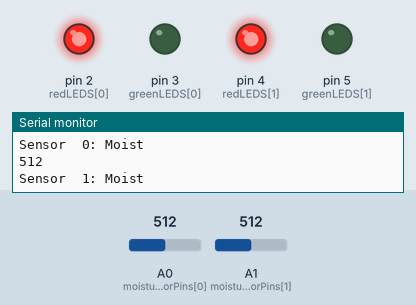
Simulated run of this sketch. Board: Arduino Uno, built with avr-gcc and run on an emulated ATmega328P. Shown: output pins drawn as LEDs (lit = HIGH), the last lines printed to the serial monitor. The test bench sets the inputs (shaded band); at power-on: A0 (moistureSensorPins[0]) = 512, A1 (moistureSensorPins[1]) = 512.

Above: at 1.3 s.
1.4 s: A0 (moistureSensorPins[0]) set to 473
2.9 s: A0 (moistureSensorPins[0]) set to 444
At 4.2 s:
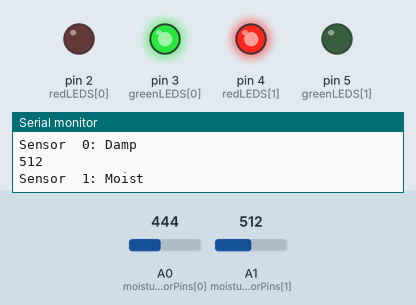
4.5 s: A1 (moistureSensorPins[1]) set to 469
6.0 s: A1 (moistureSensorPins[1]) set to 447
At 6.8 s:
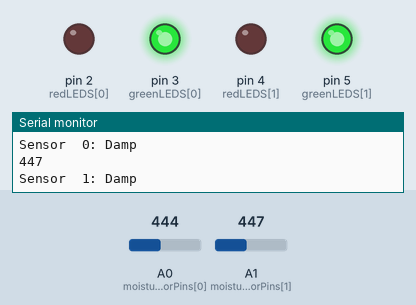
7.5 s: A0 (moistureSensorPins[0]) set to 716
At 8.0 s:
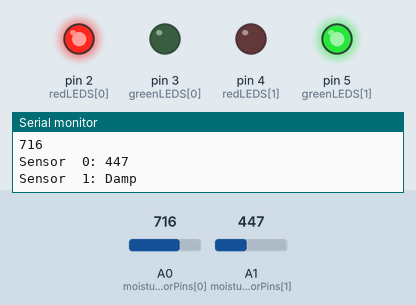
9.0 s: A0 (moistureSensorPins[0]) set to 122
At 9.3 s:
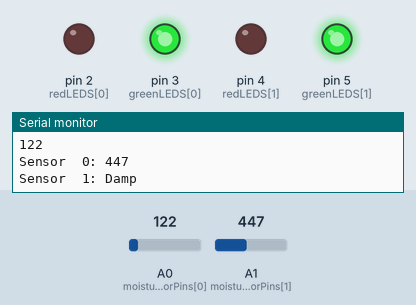
Timing chart, 0 to 11.5 s (numbered marks = the images above; inputs shaded):
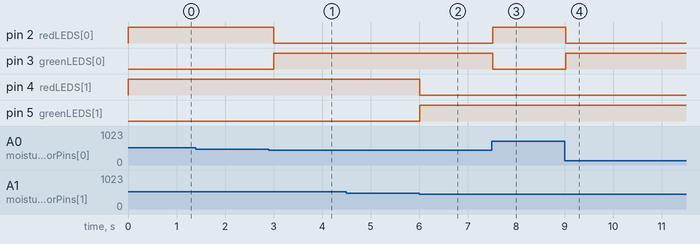

Measured:
- the behaviour switches between 460 and 459 on A0 (moistureSensorPins[0]) (found by bisection; images 0 and 1)
- the behaviour switches between 460 and 459 on A1 (moistureSensorPins[1]) (found by bisection; images 1 and 2)
- after the input at 2.9 s, pin 2 (redLEDS[0]): HIGH → LOW after 0.11 s; pin 3 (greenLEDS[0]): LOW → HIGH after 0.11 s
- after the input at 6.0 s, pin 4 (redLEDS[1]): HIGH → LOW at once; pin 5 (greenLEDS[1]): LOW → HIGH at once
- after the input at 7.5 s, pin 2 (redLEDS[0]): LOW → HIGH at once; pin 3 (greenLEDS[0]): HIGH → LOW at once
- after the input at 9.0 s, pin 2 (redLEDS[0]): HIGH → LOW at once; pin 3 (greenLEDS[0]): LOW → HIGH at once

The sketch:

OriginalSoilMoistureSensor.ino
```cpp
/*

Project Summary:
This program will read the analog moisture level of
2 capactive soil moisture sensors, and output whether
it's dry, moist, damp, or wet.

Project Idea & Components From:
Jeff Bishop (Eli The Computer Guy)

Parts:
- 4 x LEDs (2 green, 2 red)
- 4 x 220ohm resistors
- 2 x Soil moisture sensors

Connections:
- Green LEDs on pins 3 and 5
- Red LEDs on pins 2 and 4
- Soil moisture sensors on pins A0 and A1

Some code copied from:
https://github.com/GadgetReboot/Arduino/blob/master/Uno/SSD1306_Soil_Meter/SSD1306_Soil_Meter.ino
Code by GitHub user: GadgetReboot
Date Created: Sept.6, 2018

Modified by: Matthew Hamilton
Date Modified: Oct.29, 2019
*/

int const SENSOR_AMT = 2;

int greenLEDS[] = {3, 5};
int redLEDS[] = {2, 4};
int moistureSensorPins[] = {A0, A1}; // soil moisture sensor pins
int validSensorReadings[] = {0, 0};   // valid sensor analog reading to record
int sensorResults[] = {0, 0};         // scaled sensor data [0..3] = [wet, damp, moist, dry]

const int wetProbe      = 300;   // wet readings are around 1.5v or analog input value ~300
const int dryProbe      = 620;   // dry readings are around 3v or analog input value ~620

void setup() {

  Serial.begin(9600);

  for(int i = 0; i < SENSOR_AMT; i++){

    pinMode(greenLEDS[i], OUTPUT);
    pinMode(redLEDS[i], OUTPUT);

  }

}

void loop() {

  //Do this for both soil moisture sensors and pairs of LEDs
  for(int i = 0; i < SENSOR_AMT; i++){

    int moistureValue = analogRead(moistureSensorPins[i]);
    Serial.println(moistureValue);

    //If there is a difference
    if (abs(validSensorReadings[i] - moistureValue) > 10) {
      validSensorReadings[i] = moistureValue;
    }

    sensorResults[i] = map(validSensorReadings[i], wetProbe, dryProbe, 0, 4);  // scale analog input to a smaller range for wet to dry

    //Output values to Serial Log
    Serial.print("Sensor  ");
    Serial.print(i);
    Serial.print(": ");
    DisplaySensorResult(sensorResults[i]);

    //Change LED colours
    if(sensorResults[i] >= 2){

      digitalWrite(greenLEDS[i], LOW);
      digitalWrite(redLEDS[i], HIGH);

    }else{

      digitalWrite(greenLEDS[i], HIGH);
      digitalWrite(redLEDS[i], LOW);

    }

  }

  delay(500);

}

void DisplaySensorResult(int result){

  // display the correct soil moisture level on the display
  // lower voltages represent more wet levels
  switch (result) {
    case 0:
      Serial.println("Wet");
      break;
    case 1:
      Serial.println("Damp");
      break;
    case 2:
      Serial.println("Moist");
      break;
    case 3:
      Serial.println("Dry");
      break;
    case 4:    // same as case 3, due to how map works.
      Serial.println("Dry");
      break;
  }

}
```
